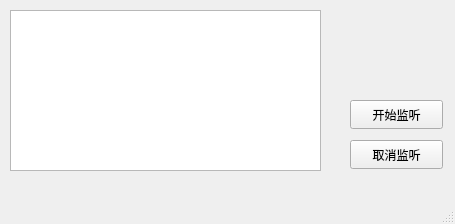
<?xml version="1.0" encoding="UTF-8"?>
<ui version="4.0">
 <class>joyTools</class>
 <widget class="QMainWindow" name="joyTools">
  <property name="geometry">
   <rect>
    <x>0</x>
    <y>0</y>
    <width>455</width>
    <height>224</height>
   </rect>
  </property>
  <property name="windowTitle">
   <string>joyTools</string>
  </property>
  <property name="iconSize">
   <size>
    <width>50</width>
    <height>50</height>
   </size>
  </property>
  <property name="toolButtonStyle">
   <enum>Qt::ToolButtonIconOnly</enum>
  </property>
  <widget class="QWidget" name="centralwidget">
   <widget class="QPushButton" name="myButton">
    <property name="geometry">
     <rect>
      <x>350</x>
      <y>100</y>
      <width>93</width>
      <height>29</height>
     </rect>
    </property>
    <property name="text">
     <string>开始监听</string>
    </property>
   </widget>
   <widget class="QPushButton" name="myButton_2">
    <property name="geometry">
     <rect>
      <x>350</x>
      <y>140</y>
      <width>93</width>
      <height>29</height>
     </rect>
    </property>
    <property name="text">
     <string>取消监听</string>
    </property>
   </widget>
   <widget class="QTextEdit" name="textEdit">
    <property name="geometry">
     <rect>
      <x>10</x>
      <y>10</y>
      <width>311</width>
      <height>161</height>
     </rect>
    </property>
    <property name="readOnly">
     <bool>true</bool>
    </property>
   </widget>
  </widget>
  <widget class="QMenuBar" name="menubar">
   <property name="geometry">
    <rect>
     <x>0</x>
     <y>0</y>
     <width>455</width>
     <height>26</height>
    </rect>
   </property>
  </widget>
  <widget class="QStatusBar" name="statusbar"/>
 </widget>
 <resources/>
 <connections/>
</ui>
